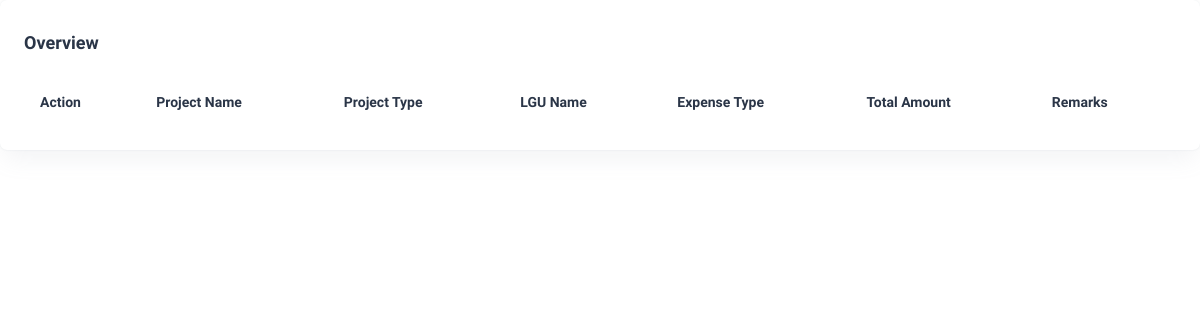
The page /dashboard/expenses.php (signed in) on the database as committed earlier.
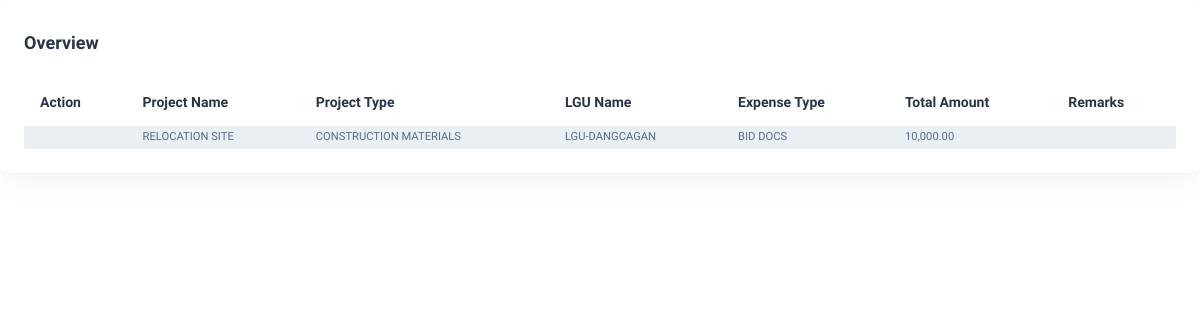
The same page on the database as committed later.
### tables this page shows
CREATE TABLE `bd_expense` (
  `id` int(11) NOT NULL,
  `project_name` varchar(255) NOT NULL,
  `project_type_id` int(11) NOT NULL,
  `bm_no` varchar(50) NOT NULL,
  `lgu_id` int(11) NOT NULL,
  `expense_type` varchar(255) NOT NULL,
  `total_amount` double NOT NULL,
  `remarks` text NOT NULL
);

CREATE TABLE `bd_project_type` (
  `id` int(11) NOT NULL,
  `project_type_code` varchar(255) NOT NULL,
  `project_description` text NOT NULL,
  `project_details` text NOT NULL
);

CREATE TABLE `bd_lgu` (
  `id` int(11) NOT NULL,
  `lgu_code` varchar(100) NOT NULL,
  `lgu_name` varchar(100) NOT NULL,
  `municipality_id` int(11) NOT NULL
);

### db/conn.php (called while the page is built)
<?php
    class DBConnection {
        private $host = "localhost";
        private $user = "root";
        private $pass = "";
        private $db = "one_centro";
        protected function connect() {
            try {
                $dsn = 'mysql: host=' . $this->host . ';dbname=' . $this->db;
                $pdo = new PDO($dsn, $this->user, $this->pass);
                $pdo->setAttribute(PDO::ATTR_ERRMODE, PDO::ERRMODE_EXCEPTION);
                return $pdo;
            } catch(PDOException $e) {
                print_r($e);
            }
        }
    }
?>

### models/expenses-facade.php (called while the page is built, shortened)
<?php
class ExpensesFacade extends DBConnection
{
    public function fetchExpenses()
    {
        $sql = $this->connect()->prepare("SELECT * FROM bd_expense");
        $sql->execute();
        return $sql;
    }
}

### models/project-type-facade.php (called while the page is built, shortened)
<?php
class ProjectTypeFacade extends DBConnection
{
    public function fetchProjectTypeById($projectTypeId)
    {
        $sql = $this->connect()->prepare("SELECT * FROM bd_project_type WHERE id = '$projectTypeId'");
        $sql->execute();
        return $sql;
    }
}

### models/lgu-facade.php (called while the page is built, shortened)
<?php
class LGUFacade extends DBConnection
{
    public function fetchLGUById($LGUId)
    {
        $sql = $this->connect()->prepare("SELECT * FROM bd_lgu WHERE id = ?");
        $sql->execute([$LGUId]);
        return $sql;
    }
}

### dashboard/expenses.php (the view, shortened to what the changed rows need)
<?php
include realpath(__DIR__ . '/../includes/layout/dashboard-header.php');
include realpath(__DIR__ . '/../models/lgu-facade.php');
include realpath(__DIR__ . '/../models/project-type-facade.php');
include realpath(__DIR__ . '/../models/expenses-facade.php');
$LGUFacade = new LGUFacade;
$projectTypeFacade = new ProjectTypeFacade;
$expensesFacade = new ExpensesFacade;
?>
<div class="content-wrapper">
    <div class="card w-100">
        <div class="card-body p-4">
            <div class="table-responsive">
                <table class="table table-striped data-table text-nowrap mb-0 align-middle">
                    <thead class="text-dark fs-4">
                        <tr>
                            <th class="border-bottom-0">
                                <h6 class="fw-semibold mb-0">Action</h6>
                            </th>
                            <th class="border-bottom-0">
                                <h6 class="fw-semibold mb-0">Project Name</h6>
                            </th>
                            <th class="border-bottom-0">
                                <h6 class="fw-semibold mb-0">Project Type</h6>
                            </th>
                            <th class="border-bottom-0">
                                <h6 class="fw-semibold mb-0">LGU Name</h6>
                            </th>
                            <th class="border-bottom-0">
                                <h6 class="fw-semibold mb-0">Expense Type</h6>
                            </th>
                            <th class="border-bottom-0">
                                <h6 class="fw-semibold mb-0">Total Amount</h6>
                            </th>
                            <th class="border-bottom-0">
                                <h6 class="fw-semibold mb-0">Remarks</h6>
                            </th>
                        </tr>
                    </thead>
                    <tbody>
                        <?php
                        $fetchExpenses = $expensesFacade->fetchExpenses();
                        while ($row = $fetchExpenses->fetch(PDO::FETCH_ASSOC)) { ?>
                            <tr>
                                <td class="border-bottom-0">
                                </td>
                                <td class="border-bottom-0">
                                    <p class="mb-0 fw-normal"><?= $row["project_name"] ?></p>
                                </td>
                                <td class="border-bottom-0">
                                    <?php
                                    $projectTypeId = $row["project_type_id"];
                                    $fetchProjectTypeById = $projectTypeFacade->fetchProjectTypeById($projectTypeId);
                                    while ($projectType = $fetchProjectTypeById->fetch(PDO::FETCH_ASSOC)) { ?>
                                        <p class="mb-0 fw-normal"><?= $projectType["project_description"] ?></p>
                                    <?php }
                                    ?>
                                </td>
                                <td class="border-bottom-0">
                                    <?php
                                    $LGUId = $row["lgu_id"];
                                    $fetchLGUById = $LGUFacade->fetchLGUById($LGUId);
                                    while ($LGU =  $fetchLGUById->fetch(PDO::FETCH_ASSOC)) { ?>
                                        <p class="mb-0 fw-normal"><?= $LGU["lgu_name"] ?></p>
                                    <?php }
                                    ?>
                                </td>
                                <td class="border-bottom-0">
                                    <p class="mb-0 fw-normal"><?= $row["expense_type"] ?></p>
                                </td>
                                <td class="border-bottom-0">
                                    <p class="mb-0 fw-normal"><?= number_format($row["total_amount"],2 ) ?></p>
                                </td>
                                <td class="border-bottom-0">
                                </td>
                            </tr>
                        <?php } ?>
                    </tbody>
                </table>
            </div>
        </div>
    </div>
</div>
<?php include realpath(__DIR__ . '/../includes/layout/dashboard-footer.php') ?>

Rows that differ between the two databases and show on the page:
added bd_expense: project_name "RELOCATION SITE", expense_type "BID DOCS", total_amount "10,000.00"
now on this page (row unchanged): bd_project_type: project_description "CONSTRUCTION MATERIALS"
now on this page (row unchanged): bd_lgu: lgu_name "LGU-DANGCAGAN"
